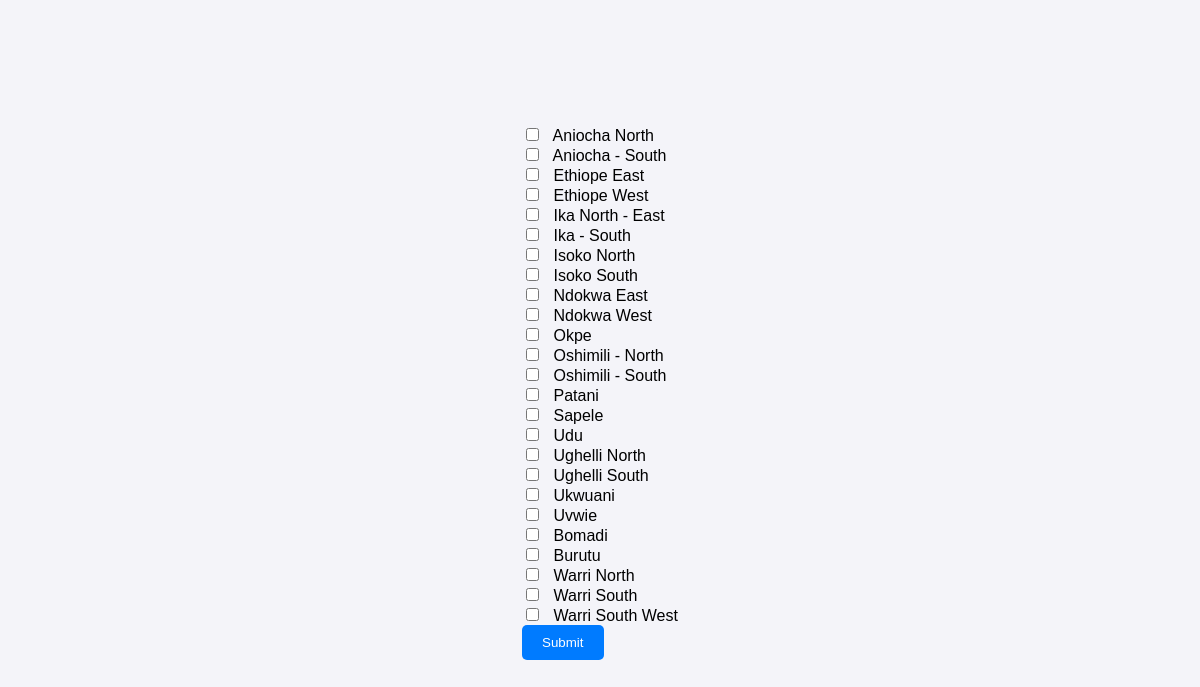
Screenshot of /Question2/index.php with the database file from the repository.
### tables this page shows
CREATE TABLE IF NOT EXISTS `lga` (
  `uniqueid` int(11) NOT NULL AUTO_INCREMENT,
  `lga_id` int(11) NOT NULL,
  `lga_name` varchar(50) NOT NULL,
  `state_id` int(50) NOT NULL,
  `lga_description` text,
  `entered_by_user` varchar(50) NOT NULL,
  `date_entered` datetime NOT NULL,
  `user_ip_address` varchar(50) NOT NULL,
  PRIMARY KEY (`uniqueid`)
);

### Question2/index.php (the view, shortened to what this page needs)
<?php
$conn = new mysqli("localhost", "root", "", "bincomphptest");
$lgaQuery = "SELECT lga_id, lga_name FROM lga";
$lgaResult = $conn->query($lgaQuery);
?>
<link rel="stylesheet" href="style.css">
<div>
<form method="post" action="">
    <?php
    if ($lgaResult->num_rows > 0) {
        while($row = $lgaResult->fetch_assoc()) {
            echo '<input type="checkbox" name="lgaIds[]" value="' . htmlspecialchars($row["lga_id"]) . '"> ' . htmlspecialchars($row["lga_name"]) . '<br>';
        }
    } else {
        echo "0 results";
    }
    ?>
    <input type="submit" name="submit" value="Submit">
</form>
</div>

### Question2/style.css (style rules this page uses)
input[type="checkbox"] { margin-right: 10px; }
input[type="submit"] { background-color: #007bff; color: #fff; border: none; padding: 10px 20px; border-radius: 5px; cursor: pointer; transition: background-color 0.3s ease; }

### rows the page displays
lga: lga_name "Aniocha North"
lga: lga_name "Aniocha - South"
lga: lga_name "Ethiope East"
lga: lga_name "Ethiope West"
lga: lga_name "Ika North - East"
lga: lga_name "Ika - South"
lga: lga_name "Isoko North"
lga: lga_name "Isoko South"
lga: lga_name "Ndokwa East"
lga: lga_name "Ndokwa West"
lga: lga_name "Okpe"
lga: lga_name "Oshimili - North"
lga: lga_name "Oshimili - South"
lga: lga_name "Patani"
lga: lga_name "Sapele"
lga: lga_name "Udu"
lga: lga_name "Ughelli North"
lga: lga_name "Ughelli South"
lga: lga_name "Ukwuani"
lga: lga_name "Uvwie"
lga: lga_name "Bomadi"
lga: lga_name "Burutu"
lga: lga_name "Warri North"
lga: lga_name "Warri South"
lga: lga_name "Warri South West"
